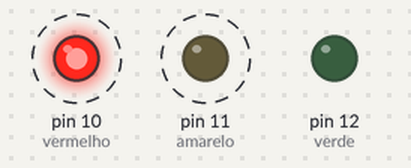
Recording of a sketch running on a simulated Arduino Uno, built with avr-gcc and run on an emulated ATmega328P. Parts: output pins drawn as LEDs (lit = HIGH). Dashed ring = blinking.

Above: at 0.2 s.
Timing chart, 0 to 3.0 s (numbered marks = the images above):
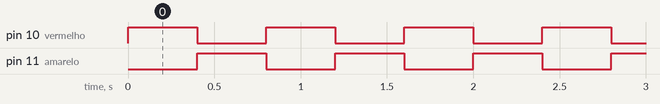

The sketch:

LUZ_fi.ino
```cpp
//piscar luzes para ensinar a minha irma


int verde=12;
int amarelo=11;
int vermelho=10;


void setup() {
  pinMode(verde, OUTPUT);
  pinMode(amarelo, OUTPUT);
  pinMode(vermelho, OUTPUT);


}

void loop() {
  digitalWrite(vermelho, HIGH);
  delay(400);
  digitalWrite(vermelho, LOW);
  digitalWrite(amarelo, HIGH);
  delay(400);
  digitalWrite(amarelo,LOW);

}
```

Measured:
- by itself, pin 10 (vermelho), pin 11 (amarelo): alternates HIGH for 0.40 s and LOW for 0.40 s
- by itself, everything shown: repeats every 0.80 s, in 3 steps
